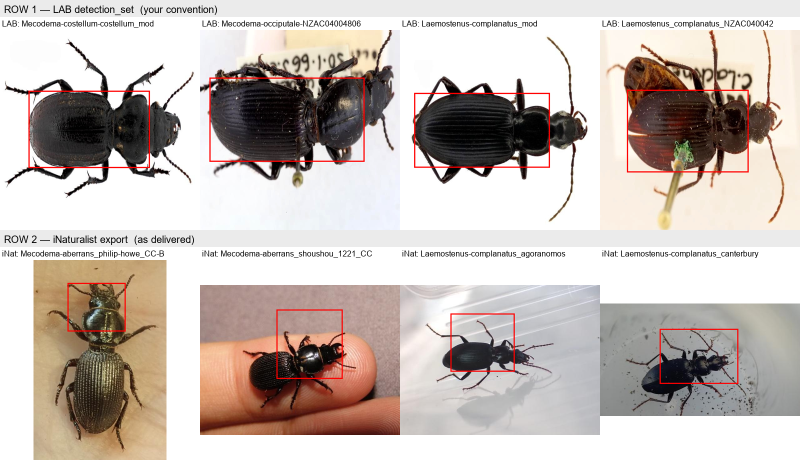
#> input picture scripts/results/annotation_convention_comparison.png, 1600 x 920 px (shown at 1/2 size); its folder holds only this picture in this run
$ python preprocess_images.py -i results -o out
#> lines starting #> are read from the running program, lines starting #| are printed output that depends on the picture
import os
import cv2
import numpy as np
import sys
import argparse

################################################################################
######                      Command Line Arguments                        ######
################################################################################

def parse_arguments():
    """Parse command line arguments for input and output directories."""
    parser = argparse.ArgumentParser(
        description="Preprocess images for YOLO training with contrast stretching and resizing.",
        formatter_class=argparse.RawDescriptionHelpFormatter,
        epilog="""
Examples:
  python image_preprocessing.py --input input_folder --output output_folder
  python image_preprocessing.py -i "D:/data/images" -o "D:/data/processed"
  python image_preprocessing.py --input ./images --output ./processed --size 416 416
        """
    )

    parser.add_argument('--input', '-i',
                       required=True,
                       dest='input_dir',
                       help='Input directory containing images or class subdirectories')
    parser.add_argument('--output', '-o',
                       required=True,
                       dest='output_dir',
                       help='Output directory for processed images')
    parser.add_argument('--size', '-s',
                       nargs=2,
                       type=int,
                       default=[640, 640],
                       metavar=('WIDTH', 'HEIGHT'),
                       help='Target size for resized images (default: 640 640)')

    return parser.parse_args()

################################################################################
######                      Image Preprocessing Functions                 ######
################################################################################

def contrast_stretch(image):
    """
    Apply contrast stretching by mapping the pixel intensities so that the
    2nd percentile becomes 0 and the 98th percentile becomes 255.
    This approach is more robust to outliers compared to using min/max values.
    """
    # Compute the 2nd and 98th percentiles
    p2 = np.percentile(image, 2)
    p98 = np.percentile(image, 98)

    # Avoid division by zero if the percentile range is zero
    if p98 - p2 == 0:
        return image

    # Apply the linear transformation
    stretched = (image - p2) * (255.0 / (p98 - p2))

    # Clip values to ensure they stay within [0, 255] range
    stretched = np.clip(stretched, 0, 255)

    return stretched.astype(np.uint8)

def preprocess_image(image, target_size=(640, 640)):
    """
    Resize the image, convert it to grayscale, apply contrast stretching,
    and then convert it back to BGR.
    """
    # Resize the image to the target dimensions
    resized = cv2.resize(image, target_size)

    # Convert the image to grayscale
    gray = cv2.cvtColor(resized, cv2.COLOR_BGR2GRAY)

    # Apply contrast stretching
    processed = contrast_stretch(gray)

    # Convert grayscale back to BGR
    processed_bgr = cv2.cvtColor(processed, cv2.COLOR_GRAY2BGR)
    return processed_bgr


################################################################################
######                      Process Images in All Subdirectories         ######
################################################################################

def detect_directory_structure(input_root):
    """
    Detect if the input directory has a flat structure or subdirectories with classes.
    Returns True if subdirectories contain images (class structure), False if flat.
    """
    # Check if there are any subdirectories with images
    has_subdirs_with_images = False
    images_in_root = False

    # Check for images directly in root
    root_files = [f for f in os.listdir(input_root)
                  if os.path.isfile(os.path.join(input_root, f))
                  and f.lower().endswith((".png", ".jpg", ".jpeg", ".bmp", ".tiff"))]
    if root_files:
        images_in_root = True

    # Check for subdirectories with images
    for item in os.listdir(input_root):
        item_path = os.path.join(input_root, item)
        if os.path.isdir(item_path):
            subdir_files = [f for f in os.listdir(item_path)
                           if os.path.isfile(os.path.join(item_path, f))
                           and f.lower().endswith((".png", ".jpg", ".jpeg", ".bmp", ".tiff"))]
            if subdir_files:
                has_subdirs_with_images = True
                break

    return has_subdirs_with_images, images_in_root

def process_directory_structure(input_root, output_root, target_size=(640, 640)):
    """
    Process all images while maintaining directory structure.
    Handles both flat structure and subdirectory (class) structure.
    """
#> called with input_root = 'results', output_root = 'out', target_size = (640, 640)
    total_processed = 0

    # Detect the directory structure
    has_subdirs, has_root_images = detect_directory_structure(input_root)

    if has_subdirs and has_root_images:
        print("Warning: Found images both in root directory and subdirectories.")
        print("Processing all images while maintaining structure.")
    elif has_subdirs:
        print("Detected class-based directory structure (subdirectories with images).")
    elif has_root_images:
        print("Detected flat directory structure (all images in one directory).")
    else:
        print("No image files found in the input directory.")
        return 0

    # Walk through all directories and subdirectories
    for root, dirs, files in os.walk(input_root):
        # Calculate the relative path from the input root
        rel_path = os.path.relpath(root, input_root)

        # Create corresponding output directory
        if rel_path == ".":
            current_output_dir = output_root
        else:
            current_output_dir = os.path.join(output_root, rel_path)

        # Create output directory if it doesn't exist
        os.makedirs(current_output_dir, exist_ok=True)

        # Process images in current directory
        image_files = [f for f in files if f.lower().endswith((".png", ".jpg", ".jpeg", ".bmp", ".tiff"))]

        if image_files:
            if rel_path == ".":
                print(f"\nProcessing root directory: {root}")
            else:
                print(f"\nProcessing class directory: {os.path.basename(root)}")
            print(f"Found {len(image_files)} image(s)")

        for filename in image_files:
            image_path = os.path.join(root, filename)
            image = cv2.imread(image_path)
#> image is the input picture: shape (920, 1600, 3); mean B, G, R 182, 187.6, 198.1

            if image is None:
                print(f"Warning: {filename} could not be read.")
                continue

            processed_image = preprocess_image(image, target_size)
#> in preprocess_image, `resized = cv2.resize(image, target_size)`:
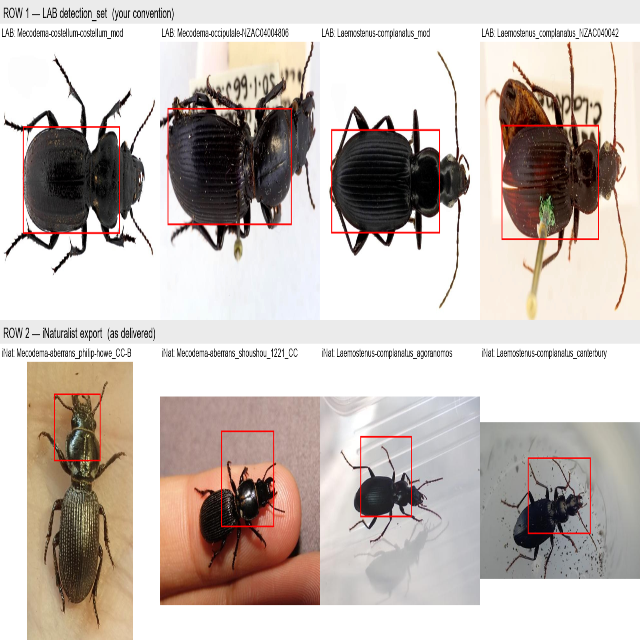
#> resized: shape (640, 640, 3); mean B, G, R 181.9, 187.6, 198
#> in preprocess_image, `gray = cv2.cvtColor(resized, cv2.COLOR_BGR2GRAY)`:
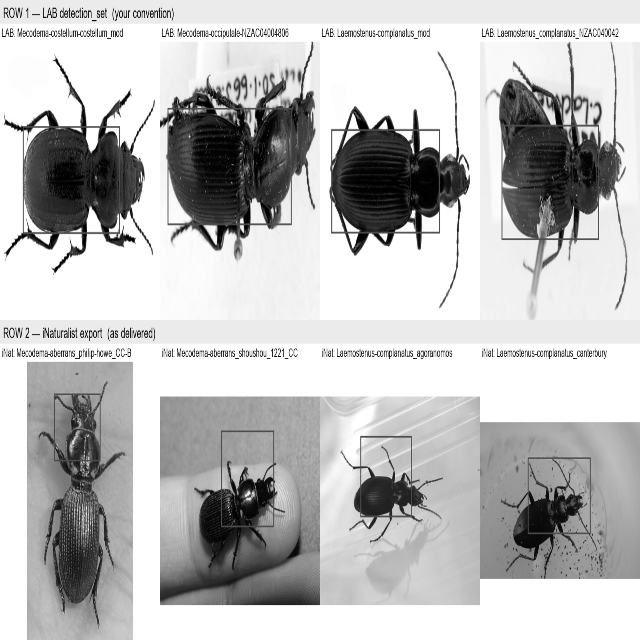
#> gray: shape (640, 640); min 0, max 255, mean 190.1
#> in contrast_stretch, `p2 = np.percentile(image, 2)`: p2 = 9
#> in contrast_stretch, `p98 = np.percentile(image, 98)`: p98 = 255

            # Save the processed image in the corresponding output directory
            output_path = os.path.join(current_output_dir, filename)
            cv2.imwrite(output_path, processed_image)
            print(f"  Processed and saved {filename}")
            total_processed += 1

    return total_processed

# Main execution
if __name__ == "__main__":
    # Parse command line arguments
    args = parse_arguments()

    input_dir = args.input_dir
    output_dir = args.output_dir
    target_size = tuple(args.size)

    # Validate input directory exists
    if not os.path.exists(input_dir):
        print(f"Error: Input directory '{input_dir}' does not exist.")
        sys.exit(1)

    if not os.path.isdir(input_dir):
        print(f"Error: '{input_dir}' is not a directory.")
        sys.exit(1)

    # Create output directory if it doesn't exist
    os.makedirs(output_dir, exist_ok=True)

    # Process all images maintaining directory structure
    print("Starting image preprocessing...")
    print(f"Input directory: {input_dir}")
    print(f"Output directory: {output_dir}")
    print(f"Target size: {target_size[0]}x{target_size[1]}")

    total_images = process_directory_structure(input_dir, output_dir, target_size)

    print(f"\nAll done! Processed {total_images} images total.")

    # Optional: Print directory structure summary
    if total_images > 0:
        print("\nDirectory structure summary:")
        for root, dirs, files in os.walk(output_dir):
            level = root.replace(output_dir, '').count(os.sep)
            indent = ' ' * 2 * level
            rel_path = os.path.relpath(root, output_dir)
            if rel_path == ".":
                print(f"{indent}{os.path.basename(output_dir)}/")
            else:
                print(f"{indent}{os.path.basename(root)}/")

            # Count image files
            image_count = len([f for f in files if f.lower().endswith((".png", ".jpg", ".jpeg", ".bmp", ".tiff"))])
            if image_count > 0:
                sub_indent = ' ' * 2 * (level + 1)
                print(f"{sub_indent}({image_count} images)")


### Usage ###
# python ./scripts/preprocess_images.py --input D:/Dropbox/data/dipteraID/imgs/detect/train/images --output D:/Dropbox/data/dipteraID/imgs/detect/train/images/processed

$ run again, on scripts/results/confidence_distribution.png
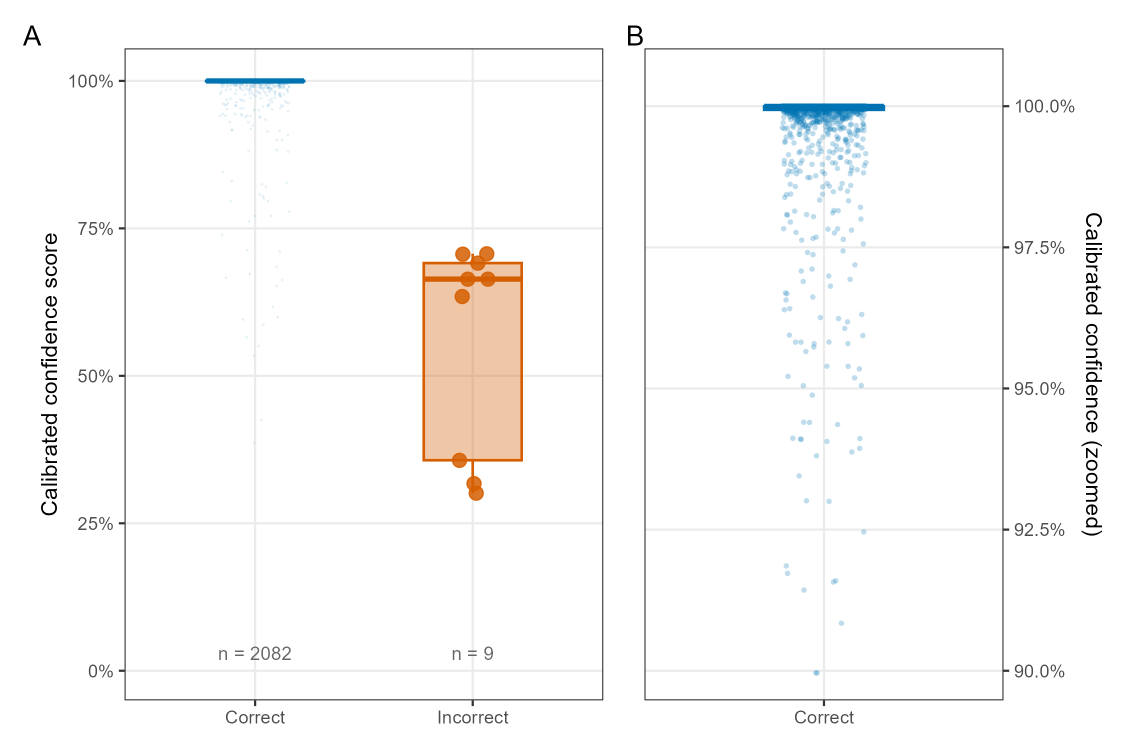
#> input picture scripts/results/confidence_distribution.png, 2250 x 1500 px (shown at 1/2 size)
#> in process_directory_structure, image is the input picture: shape (1500, 2250, 3); mean B, G, R 248.9, 249.7, 250.5
#> in preprocess_image, `gray = cv2.cvtColor(resized, cv2.COLOR_BGR2GRAY)`:
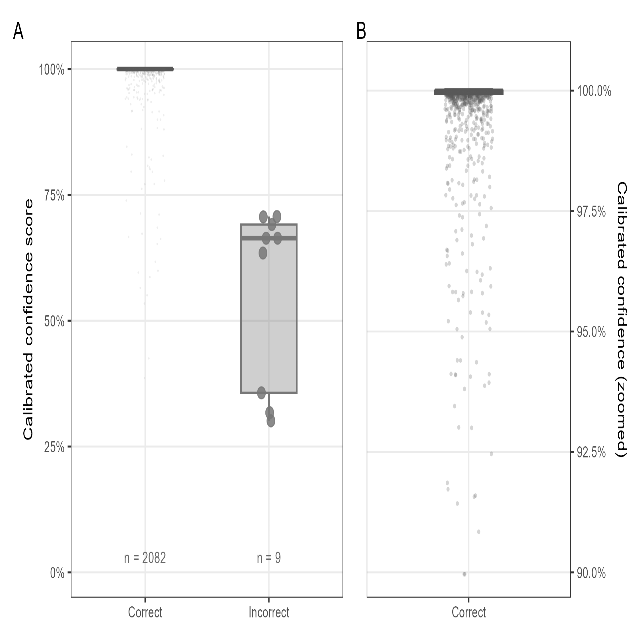
#> gray: shape (640, 640); min 0, max 255, mean 250
#> p2 = 174
#> p98 = 255
#> in contrast_stretch, `stretched = np.clip(stretched, 0, 255)`:
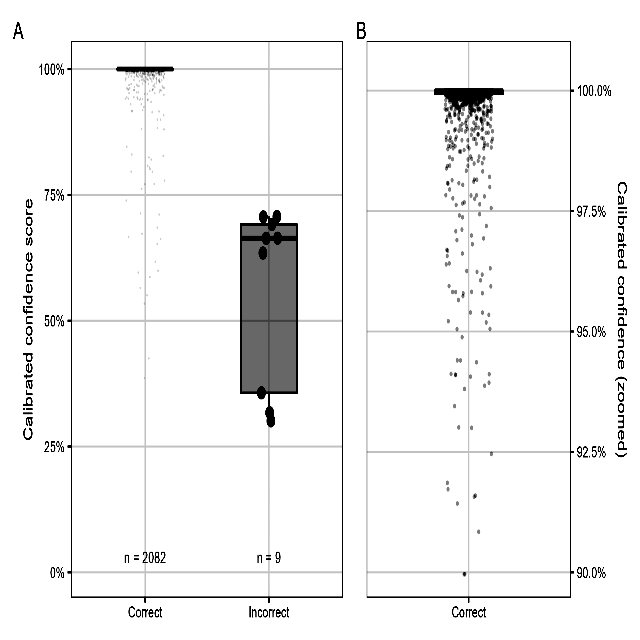
#> stretched: shape (640, 640) float64; min 0, max 255, mean 243.9

$ run again, on scripts/results/detection_curves.png
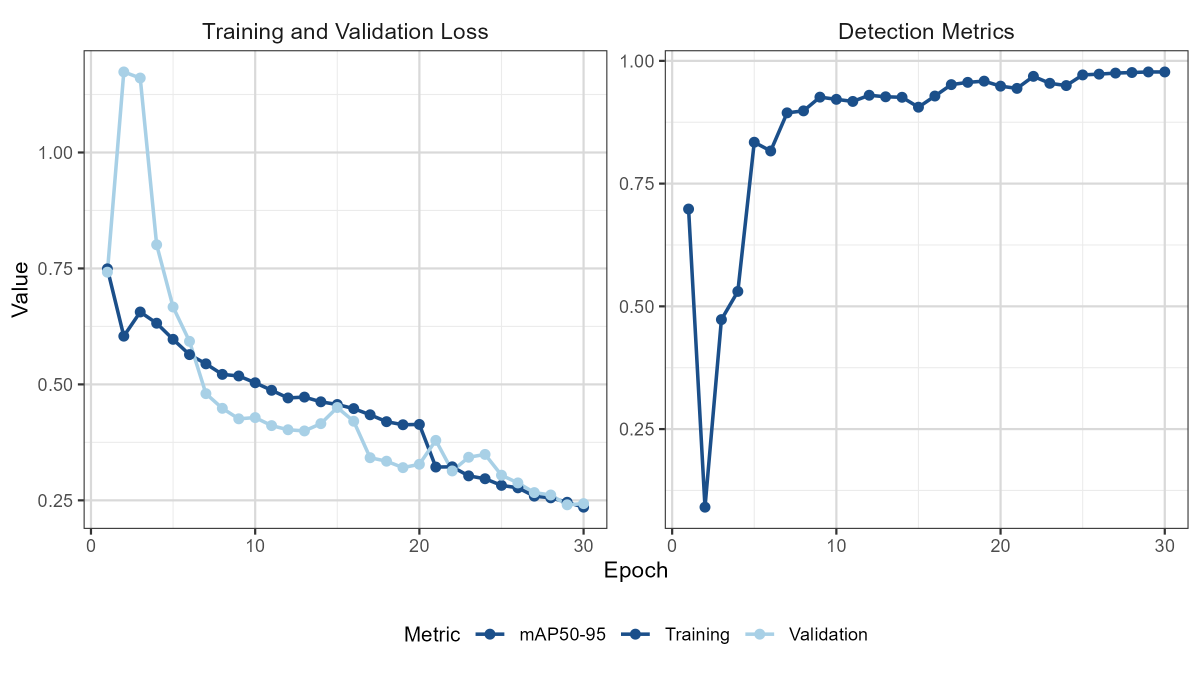
#> input picture scripts/results/detection_curves.png, 2400 x 1350 px (shown at 1/2 size)
#> in process_directory_structure, image is the input picture: shape (1350, 2400, 3); mean B, G, R 249.9, 249, 248.2
#> in preprocess_image, `resized = cv2.resize(image, target_size)`:
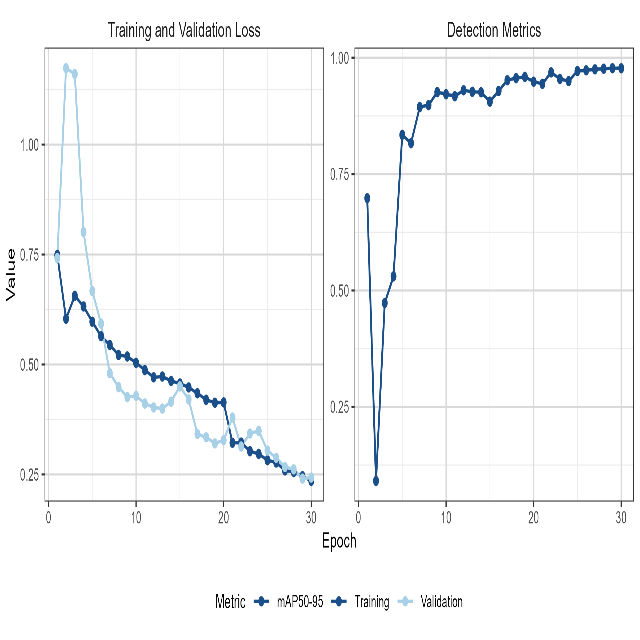
#> resized: shape (640, 640, 3); mean B, G, R 249.8, 249, 248.1
#> p2 = 118
#> p98 = 255
#> in contrast_stretch, `stretched = np.clip(stretched, 0, 255)`:
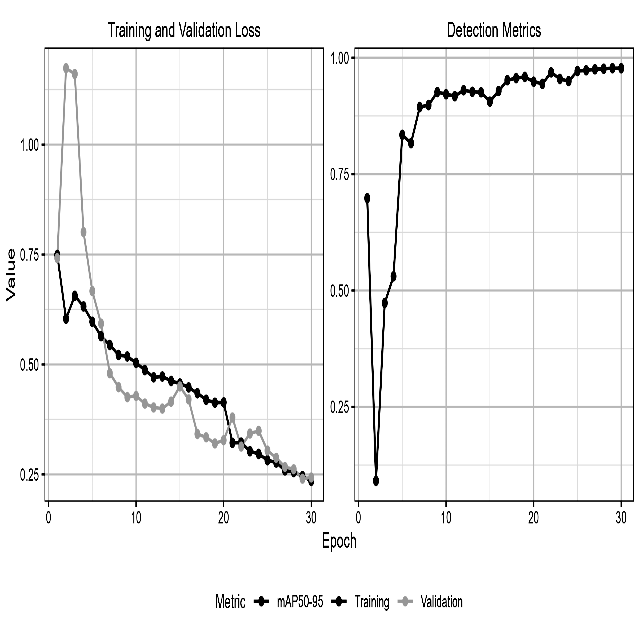
#> stretched: shape (640, 640) float64; min 0, max 255, mean 245.3
